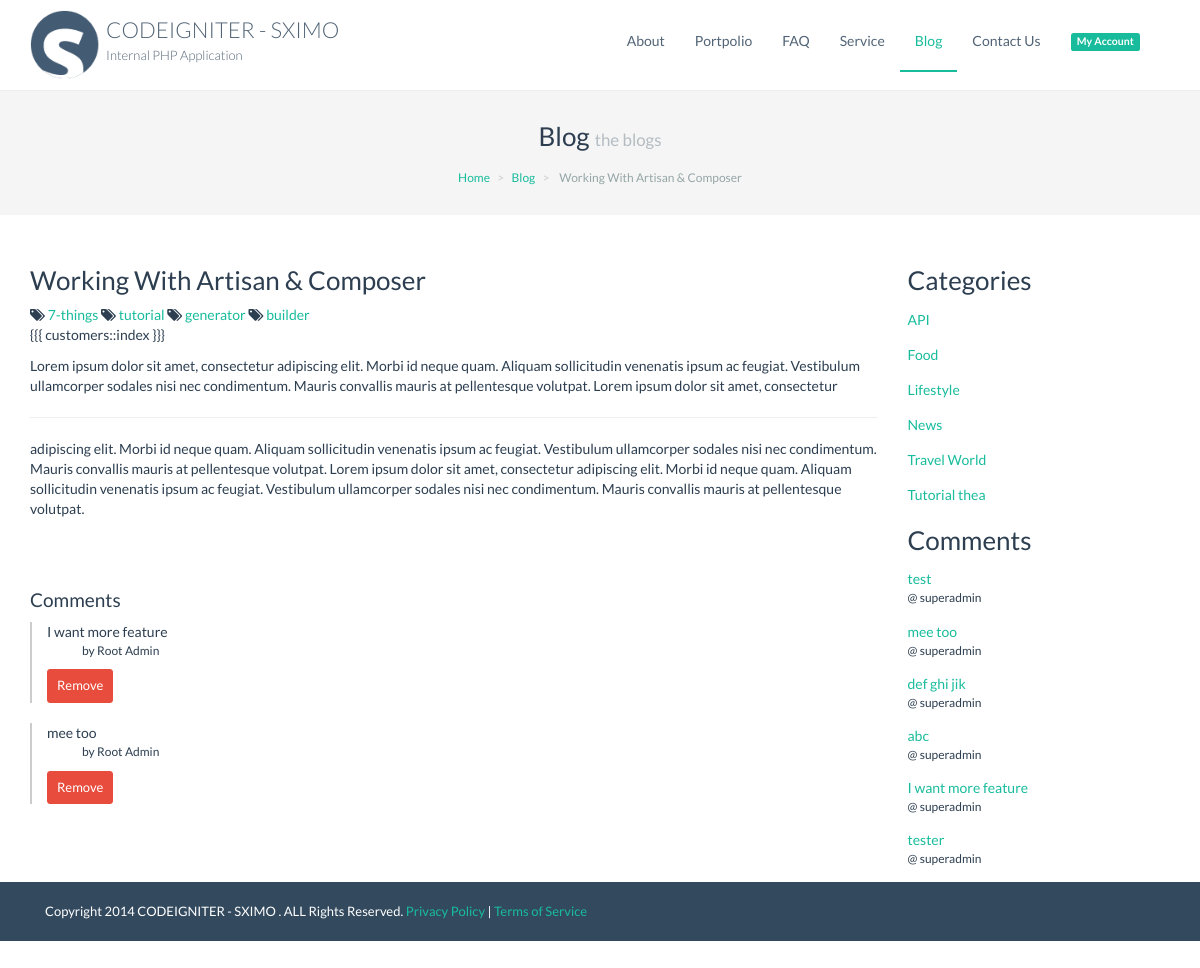
The app's page /source/blog/read/working-with-artisan-composer with its own data.
### tables this page shows
CREATE TABLE `tb_menu` (
  `menu_id` int(11) NOT NULL AUTO_INCREMENT,
  `parent_id` int(11) DEFAULT '0',
  `module` varchar(50) DEFAULT NULL,
  `url` varchar(100) DEFAULT NULL,
  `menu_name` varchar(100) DEFAULT NULL,
  `menu_type` char(10) DEFAULT NULL,
  `role_id` varchar(100) DEFAULT NULL,
  `deep` smallint(2) DEFAULT NULL,
  `ordering` int(6) DEFAULT NULL,
  `position` enum('top','sidebar','both') DEFAULT NULL,
  `menu_icons` varchar(30) DEFAULT NULL,
  `active` enum('0','1') DEFAULT '1',
  `access_data` text,
  `allow_guest` enum('0','1') DEFAULT '0',
  PRIMARY KEY (`menu_id`)
);

CREATE TABLE `tb_module` (
  `module_id` int(11) NOT NULL AUTO_INCREMENT,
  `module_name` varchar(100) DEFAULT NULL,
  `module_title` varchar(100) DEFAULT NULL,
  `module_note` varchar(255) DEFAULT NULL,
  `module_author` varchar(100) DEFAULT NULL,
  `module_created` timestamp NULL DEFAULT NULL,
  `module_desc` text,
  `module_db` varchar(255) DEFAULT NULL,
  `module_db_key` varchar(100) DEFAULT NULL,
  `module_type` enum('master','report','proccess','core','generic','addon') DEFAULT 'master',
  `module_config` text,
  `module_lang` text,
  PRIMARY KEY (`module_id`)
);

CREATE TABLE `tb_blogs` (
  `blogID` int(11) NOT NULL AUTO_INCREMENT,
  `CatID` int(6) DEFAULT NULL,
  `title` text,
  `slug` text,
  `content` text,
  `created` datetime DEFAULT NULL,
  `tags` text,
  `status` enum('publish','unpublish','draft') DEFAULT 'draft',
  `image` varchar(100) DEFAULT NULL,
  `entryby` int(11) DEFAULT NULL,
  PRIMARY KEY (`blogID`)
);

CREATE TABLE `tb_blogcomments` (
  `commentID` int(11) NOT NULL AUTO_INCREMENT,
  `parentID` int(11) DEFAULT NULL,
  `user_id` int(11) DEFAULT NULL,
  `blogID` int(11) DEFAULT NULL,
  `name` text,
  `email` text,
  `comment` text,
  `created` timestamp NOT NULL DEFAULT CURRENT_TIMESTAMP ON UPDATE CURRENT_TIMESTAMP,
  PRIMARY KEY (`commentID`)
);

CREATE TABLE `tb_users` (
  `id` int(11) NOT NULL AUTO_INCREMENT,
  `group_id` int(6) DEFAULT NULL,
  `username` varchar(100) NOT NULL,
  `password` varchar(64) NOT NULL,
  `email` varchar(100) NOT NULL,
  `first_name` varchar(50) DEFAULT NULL,
  `last_name` varchar(50) DEFAULT NULL,
  `avatar` varchar(100) DEFAULT NULL,
  `active` tinyint(1) unsigned DEFAULT NULL,
  `login_attempt` tinyint(2) DEFAULT '0',
  `last_login` datetime DEFAULT NULL,
  `created_at` timestamp NOT NULL DEFAULT CURRENT_TIMESTAMP,
  `updated_at` timestamp NULL DEFAULT NULL,
  `reminder` varchar(64) DEFAULT NULL,
  `activation` varchar(50) DEFAULT NULL,
  `remember_token` varchar(100) DEFAULT NULL,
  PRIMARY KEY (`id`)
);

CREATE TABLE `tb_blogcategories` (
  `CatID` int(6) NOT NULL AUTO_INCREMENT,
  `name` text,
  `slug` text,
  `descr` text,
  `enable` enum('0','1') DEFAULT NULL,
  PRIMARY KEY (`CatID`)
);

### source/application/controllers/Blog.php (called while the page is built, shortened)
<?php if (!defined('BASEPATH')) exit('No direct script access allowed');
class Blog extends SB_Controller
{
  public $module     = 'blog';
  function __construct() {
    $this->load->model('blogmodel');
    $this->model = $this->blogmodel;
    $this->load->helper('text');
    $this->info = $this->model->makeInfo( $this->module);
    $this->data = array_merge( $this->data, array(
      'pageTitle'  =>   $this->info['title'],
      'pageNote'  =>  $this->info['note'],
      'pageModule'  => 'blog',
    ));
  }
  function read( $id = null)
  {
    $row = $this->model->getRowWhere('slug',$id);
    if($row)
    {
      $this->data['row'] =  $row;
    } else {
      $this->data['row'] = $this->model->getColumnTable('tb_blogs');
    }
    $this->load->model('blogcommentmodel');
    $rows_comment = $this->blogcommentmodel->getBlog( $row['blogID'] );
    $this->data['comments'] = $rows_comment;
    $this->data['id'] = $id;
    $this->data['rowsComment']      = $this->model->getComment();
    $this->data['rowsCategory']     = $this->model->getCategory();
    $this->data['rowsBlogComment']  = $this->model->getBlogComment( $row['blogID'] );
    $this->data['content'] =  $this->load->view('blog/view', $this->data ,true);
    $this->load->view('layouts/'.CNF_THEME.'/index', $this->data );
  }
}

### source/index.php (called while the page is built, shortened)
<?php
require_once BASEPATH.'core/CodeIgniter.php';

### source/application/core/SB_Model.php (called while the page is built, shortened)
<?php if (!defined('BASEPATH')) exit('No direct script access allowed');
class SB_Model extends CI_Model
{
	public $table;
	public $primaryKey;
	public function getRows( $args )
	{
		$key = $this->primaryKey;
		extract( array_merge( array(
			'page' 		=> '0' ,
			'limit'  	=> '0' ,
			'sort' 		=> '' ,
			'order' 	=> '' ,
			'params' 	=> '' ,
			'global'	=> '1'
		), $args ));
		$offset = $page-1 ;
		$limitConditional = ($page !=0 && $limit !=0) ? "LIMIT  $offset , $limit" : '';
		$orderConditional = ($sort !='' && $order !='') ?  " ORDER BY {$sort} {$order} " : '';
		$table = $this->table;
		$query = $this->db->query( $this->querySelect() . $this->queryWhere(). "
			{$params} ". $this->queryGroup() ." {$orderConditional}  {$limitConditional} ");
		$result = $query->result();
		if($key =='' ) { $key ='*'; } else { $key = $table.".".$key ; }
		$counter_select = preg_replace( '/[\s]*SELECT(.*)FROM/Usi', 'SELECT count('.$key.') as total FROM', $this->querySelect() );
		$query = $this->db->query( $counter_select . $this->queryWhere()." {$params} ". $this->queryGroup());
		$res = $query->result();
		$total = $res[0]->total;
		return $results = array('rows'=> $result , 'total' => $total);
	}
	function makeInfo( $id )
	{
		$query =  $this->db->get_where('tb_module', array('module_name'=> $id));
		$data = array();
		foreach($query->result() as $r)
		{
			$data['id']		= $r->module_id;
			$data['title'] 	= $r->module_title;
			$data['note'] 	= $r->module_note;
			$data['table'] 	= $r->module_db;
			$data['key'] 	= $r->module_db_key;
			$data['config'] = SiteHelpers::CF_decode_json($r->module_config);
			$field = array();
			foreach($data['config']['grid'] as $fs)
			{
				foreach($fs as $f)
					$field[] = $fs['field'];
			}
			$data['field'] = $field;
		}
		return $data;
	}
}
?>

### source/application/models/Blogcommentmodel.php (called while the page is built, shortened)
<?php if (!defined('BASEPATH')) exit('No direct script access allowed');
class Blogcommentmodel extends SB_Model
{
	public static function querySelect(  ){
		return "   SELECT tb_blogcomments.* FROM tb_blogcomments   ";
	}
	public static function queryWhere(  ){
		return "  WHERE tb_blogcomments.commentID IS NOT NULL   ";
	}
	public static function queryGroup(){
		return "   ";
	}
}
?>

### source/application/models/Blogmodel.php (called while the page is built, shortened)
<?php if (!defined('BASEPATH')) exit('No direct script access allowed');
class Blogmodel extends SB_Model
{
  public function getCategory (  ){
    $param = array(
      'sort' => 'name' ,
      'order' => 'asc' ,
    );
    $data = $this->blogcatmodel->getRows( $param );
    $data = json_decode( json_encode( $data ), true );
    return $data['rows'];
  }
  public function getComment (  ){
    $param = array(
      'sort' => 'commentid' ,
      'order' => 'desc' ,
      'limit' => '5' ,
    );
    $data = $this->blogcommentmodel->getRows( $param );
    $data = json_decode( json_encode( $data ), true );
    foreach ( $data['rows'] as $k =>& $v ){
      $blog = $this->db->get_where( 'tb_blogs' , array( 'blogId' => $v['blogID'] ));
      $v['_blog'] = $blog->row_array();
      $user = $this->db->get_where( 'tb_users' , array( 'id' =>   $v['user_id'] ));
    }
    return $data['rows'];
  }
  public function getBlogComment ( $id ){
    $this->db->select(" tb_blogcomments.*, tb_users.first_name, tb_users.last_name " );
    $this->db->join("tb_users", "tb_blogcomments.user_id = tb_users.id ", "left");
    $comment = $this->db->get_where( 'tb_blogcomments' , array( 'blogId' => $id ) );
    $data = $comment->result_array();
    return $data;
  }
}
?>

### source/application/models/Blogcatmodel.php (called while the page is built, shortened)
<?php if (!defined('BASEPATH')) exit('No direct script access allowed');
class Blogcatmodel extends SB_Model
{
	public static function querySelect(  ){
		return "   SELECT tb_blogcategories.* FROM tb_blogcategories   ";
	}
	public static function queryWhere(  ){
		return "  WHERE tb_blogcategories.CatID IS NOT NULL   ";
	}
	public static function queryGroup(){
		return "   ";
	}
}
?>

### source/application/helpers/site_helper.php (called while the page is built, shortened)
<?php
class SiteHelpers
{
	public static function menus( $position ='top',$active = '1')
	{
		$_this = & get_Instance();
		$data = array();
		$menu = self::nestedMenu(0,$position ,$active);
		foreach ($menu as $row)
		{
			$child_level = array();
			$p = json_decode($row->access_data,true);
			if($row->allow_guest == 1)
			{
				$is_allow = 1;
			} else {
				$is_allow = (isset($p[$_this->session->userdata('gid')]) && $p[$_this->session->userdata('gid')] ? 1 : 0);
			}
			if($is_allow ==1)
			{
				$menus2 = self::nestedMenu($row->menu_id , $position ,$active );
				$level = array(
						'menu_id'		=> $row->menu_id,
						'module'		=> $row->module,
						'menu_type'		=> $row->menu_type,
						'url'			=> $row->url,
						'menu_name'		=> $row->menu_name,
						'menu_icons'	=> $row->menu_icons,
						'childs'		=> $child_level
					);
				$data[] = $level;
			}
		}
		return $data;
	}
	public static function nestedMenu($parent=0,$position ='top',$active = '1')
	{
		$_this = & get_Instance();
		$active 	=  ($active =='all' ? "" : "AND active ='1' ");
		$Q = $_this->db->query("
		SELECT
			tb_menu.*
		FROM tb_menu WHERE parent_id ='". $parent ."' ".$active."  AND position ='{$position}'
		GROUP BY tb_menu.menu_id ORDER BY ordering
		");
		return $Q->result();
	}
}

### source/application/views/blog/view.php (the view, shortened to what this page needs)
<div class="page-content row">
  <div class="page-header">
    <div class="page-title">
      <h3> <?php echo $pageTitle ?> <small><?php echo $pageNote ?></small></h3>
    </div>
    <ul class="breadcrumb">
      <li><a href="<?php echo site_url('') ?>">Home</a></li>
      <li><a href="<?php echo site_url('blog') ?>"><?php echo $pageTitle ?></a></li>
      <li class="active"> <?php echo $row['title'] ?> </li>
    </ul>
  </div>
  <div class="container">
    <div class="row" >
      <div class="col-md-9" >
<?php
      if( ( $row ) ){
          $row = (array) $row;
          $htm = '
          <div class="post" >
            <div class="headline" >
              <h3>'.$row['title'].'</h3>
            </div>
            <div class="tags" >';
            $tags = explode( ',',$row['tags']);
            foreach ( $tags as $l => $tag ){
              $htm .= '
              <span><i class="fa fa-tags" ></i> <a href="'.site_url('blog/tags/'.urlencode(trim($tag))).'" >'.trim($tag).'</a></span> ';
            }
          $htm .='
            </div>
            <div class="content" >
              '. $row['content'] .'
            </div>
          </div>
          <div class="comments margin-bottom-40" >
            <h4>Comments</h4>
          ';
          if (count($rowsBlogComment)) {
            $htm .='
            <div class="margin-bottom-40" >
            <ul class="nolist comments " >
              ';
            foreach ( $rowsBlogComment as $k => $comment ){
              $htm .= '
              <div class="margin-bottom-40" >
                <div class="quote" >
                  '.$comment['comment'].'
                  <span>by '.$comment['first_name'].' ' .$comment['last_name'].' </span>
                  <p></p>
                  <div class="form-group" >
                    <a href="'.site_url('blog/getRemovecomm/'.$comment['commentID'].'/'.$row['slug']) .'" class="btn-sm btn-danger btn" >Remove</a>
                  </div>
                </div>
              </div>
              ';
            }
            $htm .= '
            </ul>
            </div>
            ';
          } else {
            $htm .= '
            <div class="margin-bottom-40" >
              no comments found.
            </div>
            ';
          }
          $htm .= '
          </div>
          ';
          echo $htm;
      } else {
        echo '
        <div class="headline" >
          <h3>Article Not found</h3>
        </div>
        ';
      }
?>
      </div>
      <div class="col-md-3" >
<?php
    $this->load->view('blog/sidebar');
?>
      </div>
    </div>
</div>

### source/application/views/blog/sidebar.php
<div class="widget" >
  <div class="headline" >
    <h3>Categories</h3>
    <ul class="nolist" >
<?php
    foreach ( $rowsCategory as $k => $cat ){
      echo  '
      <li><a href="'.site_url('blog/category/'.$cat['CatID']).'" class="" >'.$cat['name'].'</a> </li>';
    }
?>
    </ul>
  </div>
</div>
<div class="widget comments" >
  <div class="headline" >
    <h3>Comments</h3>
    <ul class="nolist" >
<?php
    foreach ( $rowsComment as $k => $comment ){
      echo  '
      <li><a href="'.site_url('blog/read/'.$comment['_blog']['slug']).'" class="" >'.word_limiter($comment['comment'],8).' </a><span>@ '.$comment['_user']['username'].'</span> </li>';
    }
?>
    </ul>
  </div>
</div>
<link href="<?php echo base_url('sximo/css/modules/blog.css') ?>" rel="stylesheet" type="text/css"/>

### source/application/views/layouts/mango/topbar.php (shortened to what this page needs)
<?php $menus = SiteHelpers::menus('top') ;?>
 	  <ul class="nav navbar-nav navbar-collapse collapse navbar-right"  id="topmenu">
		<?php foreach ($menus as $menu) :?>
			 <li class="<?php if($this->uri->segment(1) == $menu['module']) echo 'active';?>" >
			 	<a
				<?php if($menu['menu_type'] =='external') :?>
					href="<?php echo site_url($menu['url']);?>"
				<?php else : ?>
					href="<?php echo site_url($menu['module']);?>"
				<?php endif; ?>
				 <?php if(count($menu['childs']) > 0 ) echo 'class="dropdown-toggle" data-toggle="dropdown" ';?>>
			 		<i class="<?php  echo $menu['menu_icons'];?>"></i> <span>
						<?php  echo $menu['menu_name'];?>
					</span>
				</a>
			</li>
		<?php endforeach;?>
			<li><a href="javascript://ajax" class="dropdown-toggle" data-toggle="dropdown"><span class="label label-success"> My Account</span></a>
			</li>
  </ul>

### records on screen
tb_menu: menu_name "About"
tb_menu: menu_name "Portpolio"
tb_menu: menu_name "FAQ"
tb_menu: menu_name "Service"
tb_menu: menu_name "Blog"
tb_menu: menu_name "Contact Us"
tb_module: module_title "Blog", module_note "the blogs"
tb_blogs: title "Working With Artisan & Composer", tags "7-things", tags "tutorial", tags "generator", tags "builder", content "{{{ customers::index }}} Lorem ipsum dolor sit amet, consectetur adipiscing elit. Morbi id neque quam. Aliquam sollicitudin venenatis ipsum ac feugiat. Vestibulum ullamcorper sodales nisi nec condimentum. Mauris convallis mauris at pellentesque volutpat. Lorem ipsum dolor sit amet, consectetur adipiscing elit. Morbi id neque quam. Aliquam sollicitudin venenatis ipsum ac feugiat. Vestibulum ullamcorper sodales nisi nec condimentum. Mauris convallis mauris at pellentesque volutpat. Lorem ipsum dolor sit amet, consectetur adipiscing elit. Morbi id neque quam. Aliquam sollicitudin venenatis ipsum ac feugiat. Vestibulum ullamcorper sodales nisi nec condimentum. Mauris convallis mauris at…"
tb_blogcomments: comment "I want more feature", user.first_name "Root", user.last_name "Admin"
tb_blogcomments: comment "mee too", user.first_name "Root", user.last_name "Admin"
tb_blogcategories: name "API"
tb_blogcategories: name "Food"
tb_blogcategories: name "Lifestyle"
tb_blogcategories: name "News"
tb_blogcategories: name "Travel World"
tb_blogcategories: name "Tutorial thea"
tb_users: username "superadmin"

### other values on screen
CNF_APPNAME "CODEIGNITER - SXIMO"
CNF_APPDESC "Internal PHP Application"
word_limiter($comment['comment'],8) "test"
word_limiter($comment['comment'],8) "mee too"
word_limiter($comment['comment'],8) "def ghi jik"
word_limiter($comment['comment'],8) "abc"
word_limiter($comment['comment'],8) "I want more feature"
word_limiter($comment['comment'],8) "tester"
